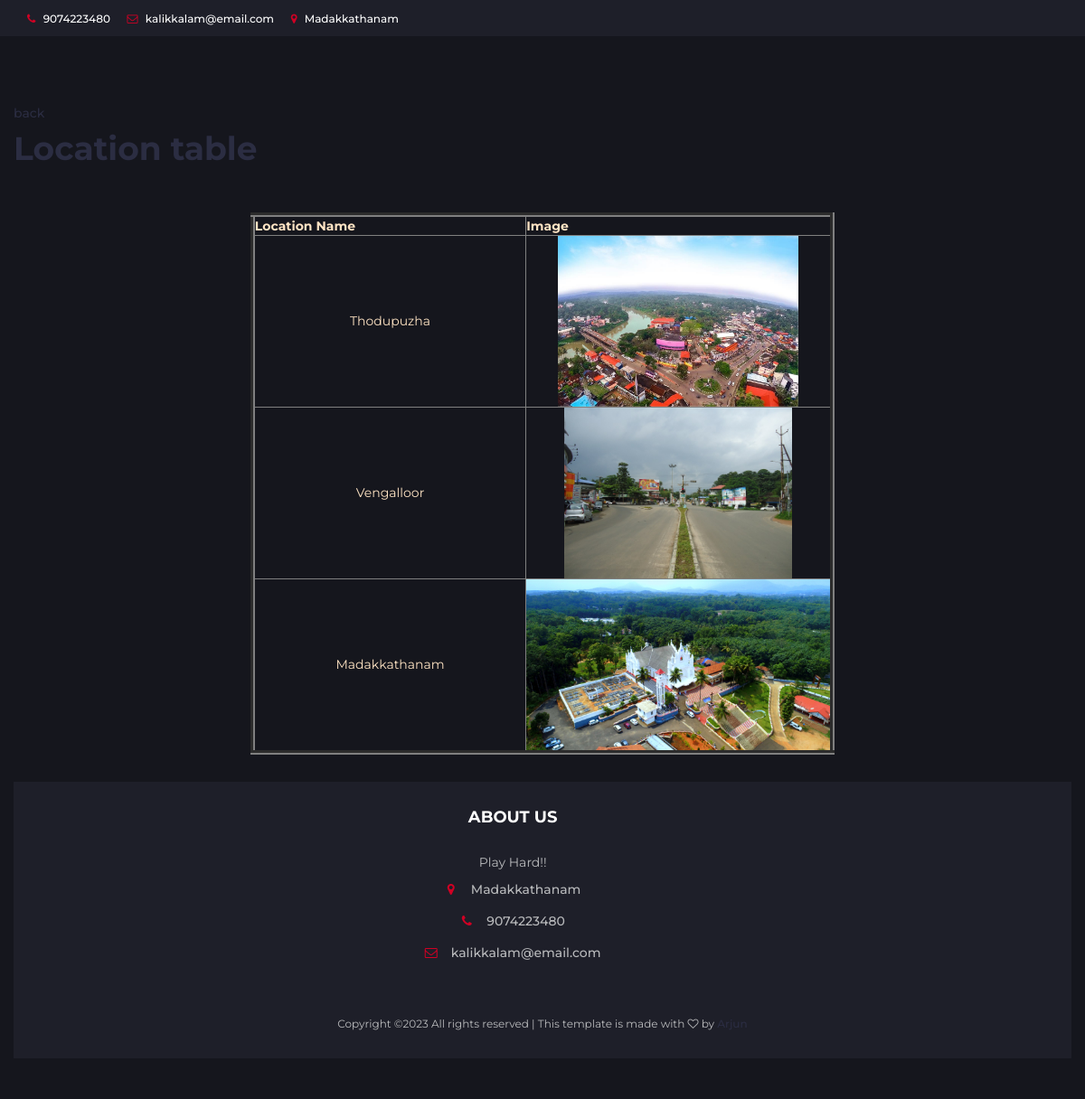
/locationtable, run on the app's committed database.
### userapp/models.py (models this page shows)
class Location(models.Model):
    name=models.CharField(max_length=20)
    image=models.ImageField(upload_to='image',default='null.jpg')

### userapp/views.py (the view)
# urls.py: path('locationtable',views.locationtable,name='locationtable'),
def locationtable(request):
    data=Location.objects.all()
    return render(request,'locationtable.html',{'data':data})

### userapp/templates/locationtable.html
{% extends 'addlocation.html' %}
{% block contents %}
<br>
<a href="{% url 'userhome' %}"><p>back</p></a>
<h1>Location table</h1>
<br><br>
<table border="5" style="color: bisque;" align="center"><tr>
    <th style="width: 8cm;">Location Name</th>
    <th style="width: 8cm;">Image</th>
</tr>
{% for i in data %}
    <tr style="text-align: center;">
        <td>{{i.name}}</td>
        <td><img src="{{i.image.url}}" alt="" style="height: 5cm;"></td>
    </tr>
    {% endfor %}
</table>
{% endblock %}

### userapp/static/css/style.css (style rules this page uses)
body { font-family: 'Montserrat', sans-serif; font-weight: 400; color: #333; }
h1, h2, h3, h4, h5, h6 { color: #2B2D42; font-weight: 700; margin: 0 0 10px; }
a { color: #2B2D42; font-weight: 500; -webkit-transition: 0.2s color; transition: 0.2s color; }

### data on the page
Location: name "Thodupuzha", image (picture)
Location: name "Vengalloor", image (picture)
Location: name "Madakkathanam", image (picture)
